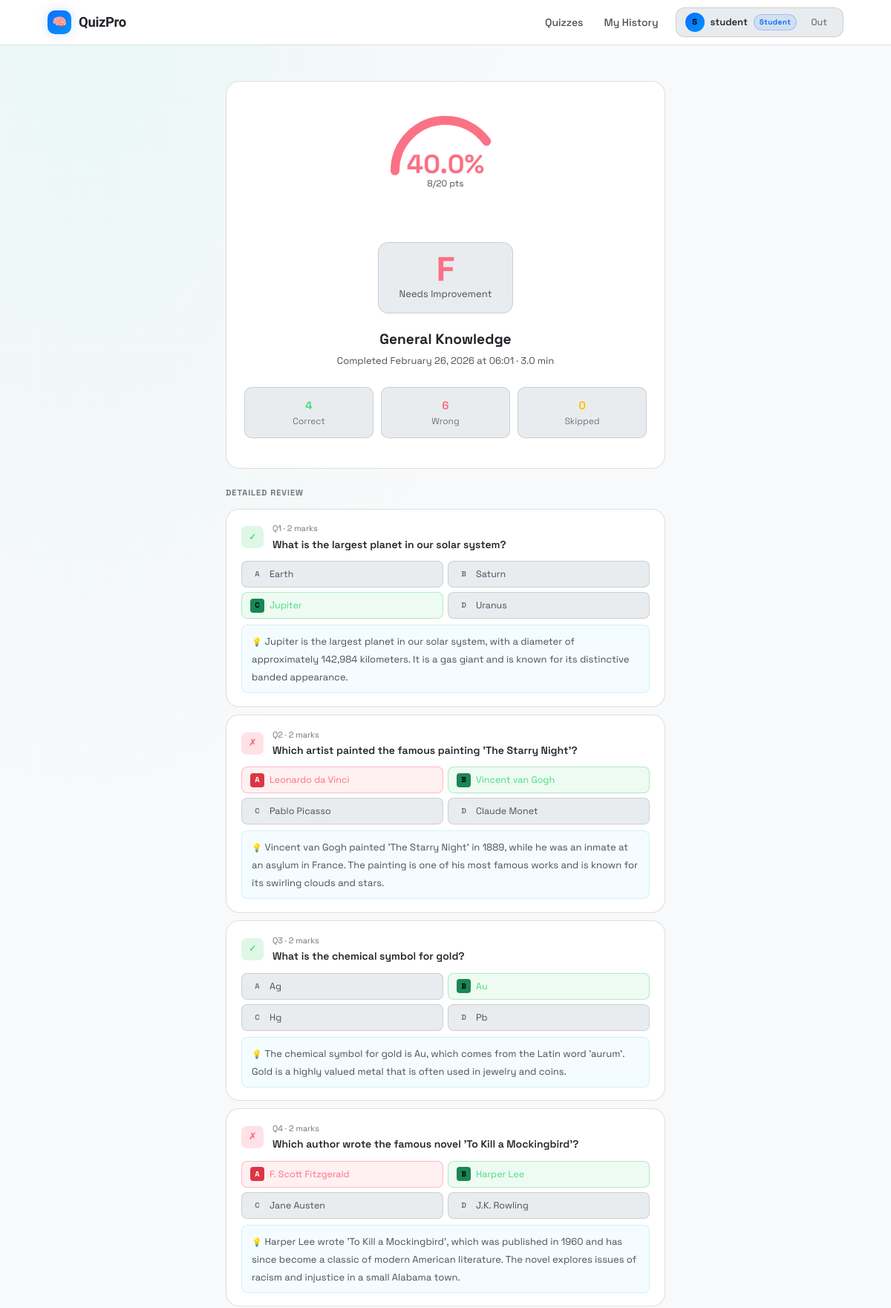
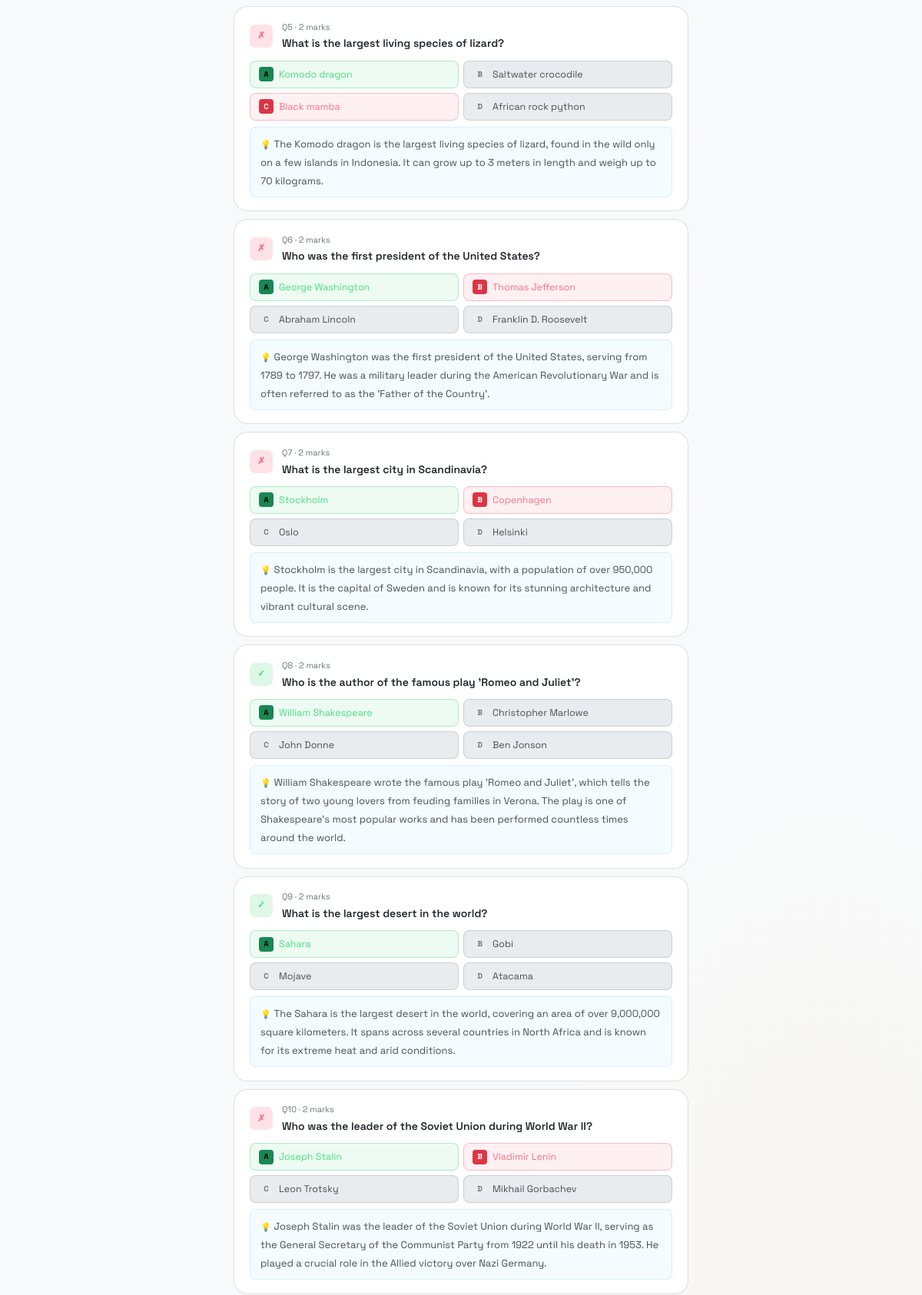
Page /student/result/2 (signed in, upper part) on the committed database (2 pictures, top to bottom).
### models.py (models this page shows, shortened)
class User(UserMixin, db.Model):
    __tablename__ = 'users'
    id            = db.Column(db.Integer, primary_key=True)
    username      = db.Column(db.String(64),  unique=True, nullable=False, index=True)
    email         = db.Column(db.String(120), unique=True, nullable=False, index=True)
    password_hash = db.Column(db.String(256), nullable=False)
    role          = db.Column(db.String(20),  nullable=False, default='student')
    created_at    = db.Column(db.DateTime,    default=datetime.utcnow)
    quizzes  = db.relationship('Quiz',    backref='creator', lazy='dynamic', cascade='all, delete-orphan')
    attempts = db.relationship('Attempt', backref='student', lazy='dynamic', cascade='all, delete-orphan')
    @property
    def is_creator(self): return self.role == 'creator'
    @property
    def is_student(self): return self.role == 'student'

class Attempt(db.Model):
    __tablename__ = 'attempts'
    id           = db.Column(db.Integer, primary_key=True)
    student_id   = db.Column(db.Integer, db.ForeignKey('users.id',   ondelete='CASCADE'), nullable=False)
    quiz_id      = db.Column(db.Integer, db.ForeignKey('quizzes.id', ondelete='CASCADE'), nullable=False)
    started_at   = db.Column(db.DateTime, default=datetime.utcnow)
    completed_at = db.Column(db.DateTime, nullable=True)
    completed    = db.Column(db.Boolean,  default=False)
    total_score  = db.Column(db.Integer,  default=0)
    max_score    = db.Column(db.Integer,  default=0)
    responses = db.relationship('Response', backref='attempt', lazy='dynamic',
                                cascade='all, delete-orphan')
    @property
    def score_percentage(self):
        return round((self.total_score / self.max_score) * 100, 1) if self.max_score else 0
    @property
    def grade(self):
        p = self.score_percentage
        if p >= 90: return ('A+', 'Exceptional')
        if p >= 80: return ('A',  'Excellent')
        if p >= 70: return ('B',  'Good')
        if p >= 60: return ('C',  'Average')
        if p >= 50: return ('D',  'Below Average')
        return ('F', 'Needs Improvement')
    @property
    def duration_minutes(self):
        if self.completed_at and self.started_at:
            return round((self.completed_at - self.started_at).total_seconds() / 60, 1)
        return 0

class Quiz(db.Model):
    __tablename__ = 'quizzes'
    id           = db.Column(db.Integer, primary_key=True)
    title        = db.Column(db.String(150), nullable=False)
    description  = db.Column(db.Text,        nullable=True)
    category     = db.Column(db.String(80),  nullable=False, default='General')
    difficulty   = db.Column(db.String(20),  nullable=False, default='Medium')
    time_limit   = db.Column(db.Integer,     nullable=False, default=30)
    is_published = db.Column(db.Boolean,     default=False)
    created_at   = db.Column(db.DateTime,    default=datetime.utcnow)
    updated_at   = db.Column(db.DateTime,    default=datetime.utcnow, onupdate=datetime.utcnow)
    creator_id   = db.Column(db.Integer, db.ForeignKey('users.id', ondelete='CASCADE'), nullable=False)
    questions = db.relationship('Question', backref='quiz', lazy='dynamic',
                                cascade='all, delete-orphan', order_by='Question.order_num')
    attempts  = db.relationship('Attempt',  backref='quiz', lazy='dynamic',
                                cascade='all, delete-orphan')

class Question(db.Model):
    __tablename__ = 'questions'
    id             = db.Column(db.Integer, primary_key=True)
    quiz_id        = db.Column(db.Integer, db.ForeignKey('quizzes.id', ondelete='CASCADE'), nullable=False)
    text           = db.Column(db.Text,       nullable=False)
    option_a       = db.Column(db.String(400), nullable=False)
    option_b       = db.Column(db.String(400), nullable=False)
    option_c       = db.Column(db.String(400), nullable=True)
    option_d       = db.Column(db.String(400), nullable=True)
    correct_option = db.Column(db.String(1),   nullable=False)
    marks          = db.Column(db.Integer,     nullable=False, default=1)
    explanation    = db.Column(db.Text,        nullable=True)
    order_num      = db.Column(db.Integer,     nullable=False, default=0)
    ai_generated   = db.Column(db.Boolean,     default=False)
    responses = db.relationship('Response', backref='question', lazy='dynamic',
                                cascade='all, delete-orphan')

### routes/student.py (the view)
@student_bp.route('/result/<int:attempt_id>')
@login_required
@student_required
def result(attempt_id):
    attempt = Attempt.query.get_or_404(attempt_id)
    if attempt.student_id != current_user.id:
        abort(403)
    if not attempt.completed:
        return redirect(url_for('student.attempt_quiz',
                                quiz_id=attempt.quiz_id, attempt_id=attempt.id))
    quiz      = attempt.quiz
    questions = quiz.questions.order_by(Question.order_num).all()
    responses = {r.question_id: r for r in attempt.responses.all()}
    review    = [{'question': q, 'response': responses.get(q.id)} for q in questions]
    correct = sum(1 for r in responses.values() if r.is_correct)
    skipped = sum(1 for r in responses.values() if r.selected_option is None)
    return render_template('student/result.html',
                           attempt=attempt, quiz=quiz, review=review,
                           correct_count=correct, skipped_count=skipped,
                           total=len(questions), title='Result')

### templates/student/result.html (shortened to what this page needs)
{% extends 'base.html' %}
{% block content %}
<div class="container-sm">
  <div class="card mb5 slide-up" style="margin-top:1rem">
    <div class="card-body tc" style="padding:2.5rem 1.5rem">
      {% set pct = attempt.score_percentage %}
      {% set clr = '#4ade80' if pct>=70 else ('var(--amber)' if pct>=50 else '#fb7185') %}
      <div class="ring-wrap mb4">
        <svg width="160" height="160">
          <circle cx="80" cy="80" r="68" fill="none" stroke="rgba(255,255,255,.05)" stroke-width="12"/>
          <circle cx="80" cy="80" r="68" fill="none"
            stroke="{{ '#4ade80' if pct>=70 else ('var(--amber)' if pct>=50 else '#fb7185') }}"
            stroke-width="12"
            stroke-dasharray="{{ (2 * 3.14159 * 68)|int }}"
            stroke-dashoffset="{{ ((1 - pct/100) * 2 * 3.14159 * 68)|int }}"
            stroke-linecap="round"
            transform="rotate(-90 80 80)"/>
        </svg>
        <div class="ring-text">
          <div class="ring-pct" style="color:{{ clr }}">{{ pct }}%</div>
          <div class="ring-sub">{{ attempt.total_score }}/{{ attempt.max_score }} pts</div>
        </div>
      </div>
      <div style="display:inline-flex;flex-direction:column;align-items:center;padding:14px 28px;background:var(--bg2);border-radius:14px;border:1px solid var(--border);margin-bottom:1.25rem">
        <div style="font-family:var(--font2);font-size:2.8rem;font-weight:700;line-height:1;color:{{ clr }}">{{ attempt.grade[0] }}</div>
        <div style="font-size:13px;color:var(--t2)">{{ attempt.grade[1] }}</div>
      </div>
      <h2 style="font-size:1.2rem;font-weight:700;margin-bottom:.25rem">{{ quiz.title }}</h2>
      <p class="t2" style="font-size:13px">Completed {{ attempt.completed_at.strftime('%B %d, %Y at %H:%M') }} · {{ attempt.duration_minutes }} min</p>
      <div style="display:grid;grid-template-columns:repeat(3,1fr);gap:10px;margin-top:1.5rem">
        <div style="padding:12px;background:var(--bg2);border-radius:10px;border:1px solid var(--border)">
          <div class="fw8" style="color:#4ade80">{{ correct_count }}</div>
          <div style="font-size:12px;color:var(--t3)">Correct</div>
        </div>
        <div style="padding:12px;background:var(--bg2);border-radius:10px;border:1px solid var(--border)">
          <div class="fw8" style="color:#fb7185">{{ total - correct_count - skipped_count }}</div>
          <div style="font-size:12px;color:var(--t3)">Wrong</div>
        </div>
        <div style="padding:12px;background:var(--bg2);border-radius:10px;border:1px solid var(--border)">
          <div class="fw8" style="color:var(--amber)">{{ skipped_count }}</div>
          <div style="font-size:12px;color:var(--t3)">Skipped</div>
        </div>
      </div>
    </div>
  </div>
  <div class="section-tag mb3">Detailed Review</div>
  <div style="display:flex;flex-direction:column;gap:10px;margin-bottom:2rem">
    {% for item in review %}
    {% set q = item.question %}
    {% set r = item.response %}
    <div class="card slide-up" style="animation-delay:{{ loop.index0 * 0.035 }}s">
      <div class="card-body" style="padding:1.1rem 1.25rem">
        <div class="flex ai-c g3 mb3">
          <div style="width:30px;height:30px;border-radius:7px;display:flex;align-items:center;justify-content:center;font-size:12px;font-weight:800;flex-shrink:0;
            {% if r and r.is_correct %}background:rgba(34,197,94,.15);color:#4ade80
            {% elif r and r.selected_option is none %}background:rgba(245,158,11,.15);color:var(--amber)
            {% else %}background:rgba(244,63,94,.15);color:#fb7185{% endif %}">
            {% if r and r.is_correct %}✓{% elif r and r.selected_option is none %}—{% else %}✗{% endif %}
          </div>
          <div style="flex:1">
            <div style="font-size:11px;color:var(--t3)">Q{{ loop.index }} · {{ q.marks }} mark{{ 's' if q.marks!=1 else '' }}</div>
            <p style="font-size:14px;font-weight:600;margin:2px 0 0;line-height:1.45">{{ q.text }}</p>
          </div>
        </div>
        {% set letters = ['A','B','C','D'] %}
        {% set opts    = [q.option_a, q.option_b, q.option_c, q.option_d] %}
        <div style="display:grid;grid-template-columns:1fr 1fr;gap:6px">
          {% for i in range(4) %}
            {% if opts[i] %}
            {% set l = letters[i] %}
            <div style="display:flex;align-items:center;gap:7px;padding:7px 11px;border-radius:8px;font-size:12.5px;
              {% if l==q.correct_option %}background:rgba(34,197,94,.08);border:1px solid rgba(34,197,94,.3);color:#4ade80
              {% elif r and r.selected_option==l and l!=q.correct_option %}background:rgba(244,63,94,.08);border:1px solid rgba(244,63,94,.3);color:#fb7185
              {% else %}background:var(--bg2);border:1px solid var(--border);color:var(--t2){% endif %}">
              <span style="width:19px;height:19px;border-radius:4px;display:flex;align-items:center;justify-content:center;font-size:10px;font-weight:800;flex-shrink:0;
                {% if l==q.correct_option %}background:var(--success);color:#000
                {% elif r and r.selected_option==l and l!=q.correct_option %}background:var(--danger);color:#fff
                {% else %}background:rgba(255,255,255,.05);color:var(--t3){% endif %}">{{ l }}</span>
              {{ opts[i] }}
            </div>
            {% endif %}
          {% endfor %}
        </div>
        {% if q.explanation %}
        <div style="margin-top:8px;padding:9px 13px;border-radius:8px;background:rgba(56,189,248,.05);border:1px solid rgba(56,189,248,.18)">
          <span style="font-size:11px;font-weight:700;color:var(--info)">💡</span>
          <span style="font-size:13px;color:var(--t2)"> {{ q.explanation }}</span>
        </div>
        {% endif %}
      </div>
    </div>
    {% endfor %}
  </div>
</div>
{% endblock %}

### templates/base.html (shortened to what this page needs)
<!DOCTYPE html>
<html lang="en">
<head>
  <link rel="stylesheet" href="{{ url_for('static', filename='css/style.css') }}">
</head>
<body>
<div class="wrapper">
  <nav class="nav">
    <div class="nav-inner">
      <a href="{{ url_for('index') }}" class="nav-brand">
        <div class="brand-icon">🧠</div>
        QuizPro
      </a>
      {% if current_user.is_authenticated %}
      <div class="nav-links">
        {% if current_user.is_creator %}
          <a href="{{ url_for('creator.dashboard') }}"
             class="nav-a {% if 'creator' in (request.endpoint or '') %}active{% endif %}">Dashboard</a>
          <a href="{{ url_for('creator.create_quiz') }}" class="nav-a">+ New Quiz</a>
        {% else %}
          <a href="{{ url_for('student.dashboard') }}"
             class="nav-a {% if request.endpoint == 'student.dashboard' %}active{% endif %}">Quizzes</a>
          <a href="{{ url_for('student.history') }}"
             class="nav-a {% if request.endpoint == 'student.history' %}active{% endif %}">My History</a>
        {% endif %}
        <div class="nav-user" style="margin-left:.5rem">
          <div class="avatar">{{ current_user.username[0].upper() }}</div>
          <span class="username" style="font-size:13px;font-weight:600">{{ current_user.username }}</span>
          <span class="role-chip">{{ current_user.role|capitalize }}</span>
          <a href="{{ url_for('auth.logout') }}" class="nav-a btn-sm" style="padding:4px 9px;margin-left:2px;color:var(--t3)">Out</a>
        </div>
      </div>
      {% else %}
      <div class="nav-links">
        <a href="{{ url_for('auth.login') }}"    class="nav-a">Sign In</a>
        <a href="{{ url_for('auth.register') }}" class="btn btn-primary btn-sm">Get Started</a>
      </div>
      {% endif %}
    </div>
  </nav>
  <main class="main">{% block content %}{% endblock %}</main>
</div>
</body>
</html>

### rows in the picture
User: username "S", username "student", role "Student"
Attempt: total_score "8", max_score "20", max_score+total_score "F", max_score+total_score "Needs Improvement", completed_at "February 26, 2026 at 06:01", duration_minutes "3.0"
Quiz: title "General Knowledge"
Question: marks "2", marks "s", text "What is the largest planet in our solar system?", option_a "Earth" "Saturn" "Jupiter" "Uranus", explanation "Jupiter is the largest planet in our solar system, with a diameter of approximately 142,984 kilometers. It is a gas giant and is known for its distinctive banded appearance."
Question: marks "2", marks "s", text "Which artist painted the famous painting 'The Starry Night'?", option_a "Leonardo da Vinci" "Vincent van Gogh" "Pablo Picasso" "Claude Monet", explanation "Vincent van Gogh painted 'The Starry Night' in 1889, while he was an inmate at an asylum in France. The painting is one of his most famous works and is known for its swirling clouds and stars."
Question: marks "2", marks "s", text "What is the chemical symbol for gold?", option_a "Ag" "Au" "Hg" "Pb", explanation "The chemical symbol for gold is Au, which comes from the Latin word 'aurum'. Gold is a highly valued metal that is often used in jewelry and coins."
Question: marks "2", marks "s", text "Which author wrote the famous novel 'To Kill a Mockingbird'?", option_a "F. Scott Fitzgerald" "Harper Lee" "Jane Austen" "J.K. Rowling", explanation "Harper Lee wrote 'To Kill a Mockingbird', which was published in 1960 and has since become a classic of modern American literature. The novel explores issues of racism and injustice in a small Alabama town."
Question: marks "2", marks "s", text "What is the largest living species of lizard?", option_a "Komodo dragon" "Saltwater crocodile" "Black mamba" "African rock python", explanation "The Komodo dragon is the largest living species of lizard, found in the wild only on a few islands in Indonesia. It can grow up to 3 meters in length and weigh up to 70 kilograms."
Question: marks "2", marks "s", text "Who was the first president of the United States?", option_a "George Washington" "Thomas Jefferson" "Abraham Lincoln" "Franklin D. Roosevelt", explanation "George Washington was the first president of the United States, serving from 1789 to 1797. He was a military leader during the American Revolutionary War and is often referred to as the 'Father of the Country'."
Question: marks "2", marks "s", text "What is the largest city in Scandinavia?", option_a "Stockholm" "Copenhagen" "Oslo" "Helsinki", explanation "Stockholm is the largest city in Scandinavia, with a population of over 950,000 people. It is the capital of Sweden and is known for its stunning architecture and vibrant cultural scene."
Question: marks "2", marks "s", text "Who is the author of the famous play 'Romeo and Juliet'?", option_a "William Shakespeare" "Christopher Marlowe" "John Donne" "Ben Jonson", explanation "William Shakespeare wrote the famous play 'Romeo and Juliet', which tells the story of two young lovers from feuding families in Verona. The play is one of Shakespeare's most popular works and has been performed countless times around the world."
Question: marks "2", marks "s", text "What is the largest desert in the world?", option_a "Sahara" "Gobi" "Mojave" "Atacama", explanation "The Sahara is the largest desert in the world, covering an area of over 9,000,000 square kilometers. It spans across several countries in North Africa and is known for its extreme heat and arid conditions."
Question: marks "2", marks "s", text "Who was the leader of the Soviet Union during World War II?", option_a "Joseph Stalin" "Vladimir Lenin" "Leon Trotsky" "Mikhail Gorbachev", explanation "Joseph Stalin was the leader of the Soviet Union during World War II, serving as the General Secretary of the Communist Party from 1922 until his death in 1953. He played a crucial role in the Allied victory over Nazi Germany."

### other values in the picture
{{ pct }} "40.0"
{{ correct_count }} "4"
{{ total - correct_count - skipped_count }} "6"
{{ skipped_count }} "0"
{{ l }} "A" "B" "C" "D" "A" "B" "C" "D" "A" "B" "C" "D" "A" "B" "C" "D" "A" "B" "C" "D" "A" "B" "C" "D" "A" "B" "C" "D" "A" "B" "C" "D" "A" "B" "C" "D" "A" "B" "C" "D"
